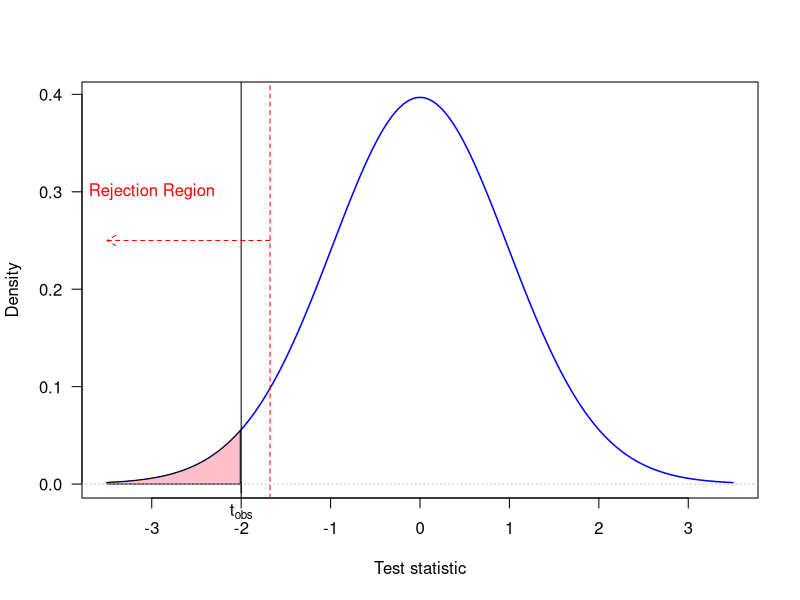
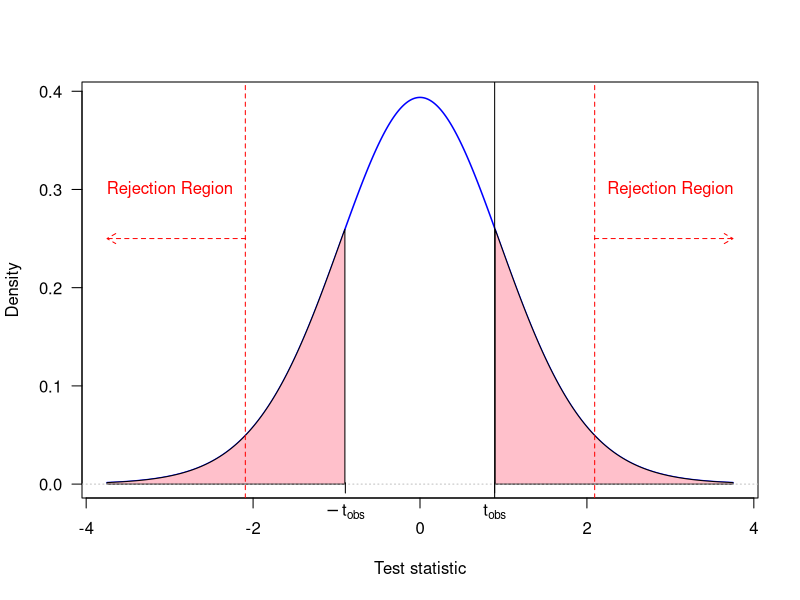
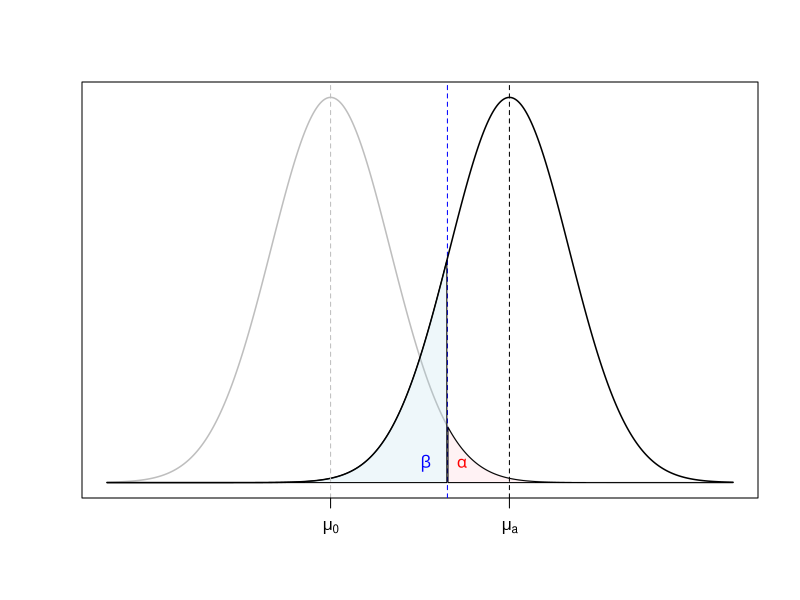

The R source for these figures, in order:
## ---- chunk 1
knitr::opts_chunk$set(echo = TRUE)
## ---- chunk 2
# P-value
pt(-2, 48)

curve(dt(x, 48), from = -3.5, to = 3.5, n = 1001, lwd = 1.5, col = "blue",
      xlab = "Test statistic",
      ylab = "Density", las = 1)
abline(v = -2)
x_grid <- seq(-3.5, 3.5, 0.01)
y_grid <- dt(x_grid, 48)
polygon(c(x_grid[x_grid < -2], rev(x_grid[x_grid < -2])),
        c(y_grid[x_grid < -2], rep(0, length(y_grid[x_grid < -2]))), col = "pink")
abline(h = 0, lty = 3, col = "gray")
axis(1, at = -2, labels = expression(t["obs"]),
     line = -0.75)
abline(v = -qt(0.95, 48), lty = 2, col = "red")
arrows(-1.68, 0.25, x1 = -3.5, length = 0.1,
       lty = 2, col = "red")
text(-3, 0.3, "Rejection Region", col = "red")
## ---- chunk 3
curve(dt(x, 19), from = -3.75, to = 3.75, n = 1001, lwd = 1.5, col = "blue",
      xlab = "Test statistic",
      ylab = "Density", las = 1)
x_grid <- seq(-3.75, 3.75, 0.01)
y_grid <- dt(x_grid, 19)
t_star = 0.8944
polygon(c(x_grid[x_grid < -t_star], rev(x_grid[x_grid < -t_star])),
        c(y_grid[x_grid < -t_star], rep(0, length(y_grid[x_grid < -t_star]))), col = "pink")
polygon(c(x_grid[x_grid > t_star], rev(x_grid[x_grid > t_star])),
        c(y_grid[x_grid > t_star], rep(0, length(y_grid[x_grid > t_star]))), col = "pink")
abline(h = 0, lty = 3, col = "gray")
axis(1, at = 0.8944, labels = expression(t["obs"]), line = -0.75)
axis(1, at = -0.8944, labels = expression(-t["obs"]), line = -0.75)
abline(v = -qt(0.975, 19), lty = 2, col = "red")
abline(v = qt(0.975, 19), lty = 2, col = "red")
abline(v = 0.8944)
arrows(-2.09, 0.25, x1 = -3.75, length = 0.1,
       lty = 2, col = "red")
arrows(2.09, 0.25, x1 = 3.75, length = 0.1,
       lty = 2, col = "red")
text(-3, 0.3, "Rejection Region", col = "red")
text(3, 0.3, "Rejection Region", col = "red")
## ---- chunk 4
library(scales)
curve(dnorm(x), from = -3.75, to = 6.75, n = 1001, lwd = 1.5, col = "gray",
      xlab = "",
      ylab = "", las = 1,
      xaxt = "n", yaxt = "n")
abline(v = 1.96, lty = 2, col = "blue")
x_grid <- seq(-3.75, 6.75, 0.01)
y_grid <- dnorm(x_grid)
polygon(c(x_grid[x_grid > 1.96], rev(x_grid[x_grid > 1.96])),
        c(y_grid[x_grid > 1.96], rep(0, length(y_grid[x_grid > 1.96]))), col = alpha("pink", 0.2))
curve(dnorm(x, mean = 3), from = -3.75, to = 6.75, n = 1001, lwd = 1.5, add = T,
      xlab = "",
      ylab = "", las = 1)
x_grid <- seq(-3.75, 6.75, 0.01)
y_grid <- dnorm(x_grid, mean = 3)
polygon(c(x_grid[x_grid < 1.96], rev(x_grid[x_grid < 1.96])),
        c(y_grid[x_grid < 1.96], rep(0, length(y_grid[x_grid < 1.96]))), col = alpha("lightblue", 0.2))
abline(v = 0, lty = 2, col = "gray")
abline(v = 3, lty = 2)
axis(1, at = 0, labels = expression(mu[0]))
axis(1, at = 3, labels = expression(mu[a]))
text(2.2, 0.02, expression(alpha), col = "red")
text(1.6, 0.02, expression(beta), col = "blue")
